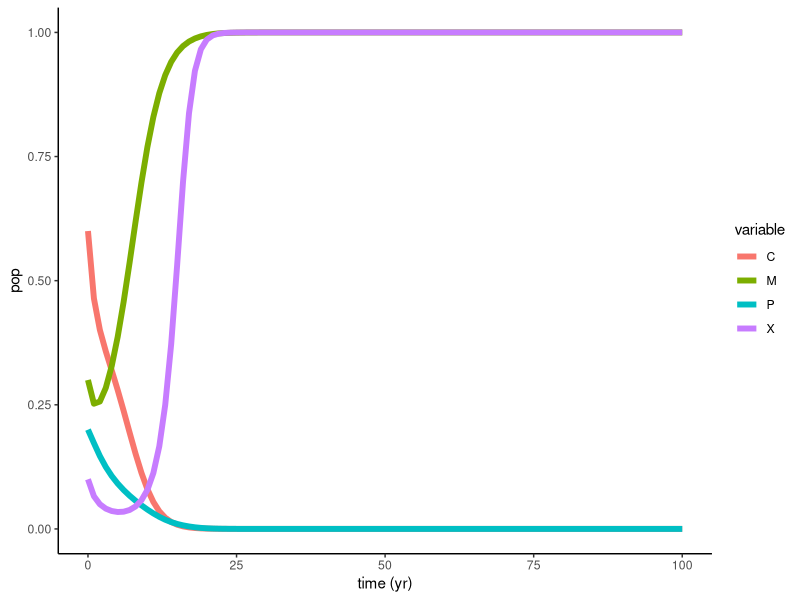
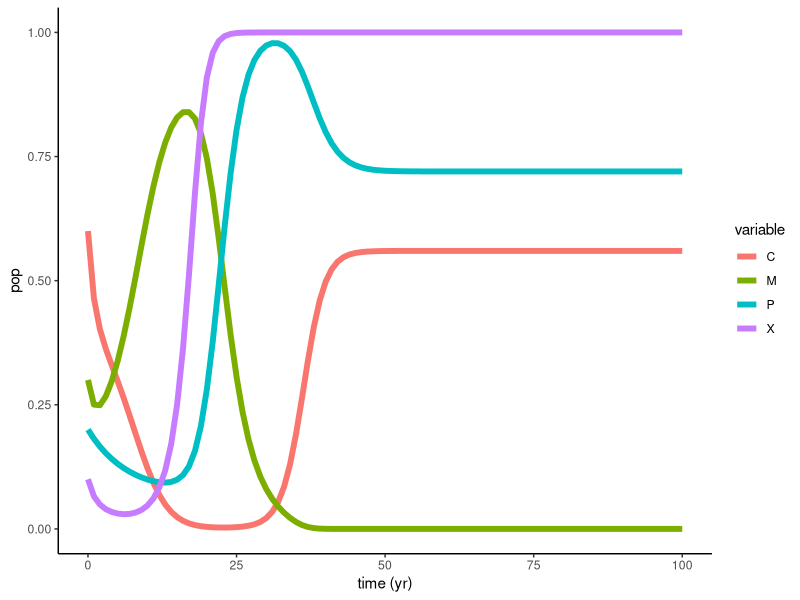

These figures' R source, in order:
library(deSolve)
library(tidyverse)
library(ggplot2)

#https://kinglab.eeb.lsa.umich.edu/480/nls/de.html
#ode(y, times, func, parms, method = "something")

closed.coral.model1 <- function (t, y, params) {
  ## first extract the state variables
  M <- y[1]
  C <- y[2]
  P <- y[3]
  X <- y[4]
  #TT <- y[5]
  
  ## now extract the parameters
  alpha <- params["alpha"]
  gamma <- params["gamma"]
  r <- params["r"]
  d <- params["d"]
  kappa <- params["kappa"]
  sigma <- params["sigma"]
  s <- params["s"]
  j <- params["j"]
  phi <- params["phi"]
  TT <- 1 - M - C
  
  ## now code the model equations
  dMdt <- alpha*M*C - (P*M)/(M+TT) + gamma*M*TT
  dCdt <- r*TT*C - d*C - alpha*M*C
  #dTTdt <- (P*M)/(M+TT) - gamma*M*TT - r*TT*C + d*C
  dPdt <- s*P*(1-(P/C)) - sigma*P*(1-X)
  dXdt <- kappa*X*(1-X)*(-1+j*(1-C)-sigma*P*(1-X)+phi *(2*X-1))
  
  ## combine results into a single vector
  dydt <- c(dMdt,dCdt, dPdt, dXdt)
  ## return result as a list!
  
  list(dydt)
}

closed.coral.model2 <- function (t, y, params) {
  ## first extract the state variables
  M <- y[1]
  C <- y[2]
  P <- y[3]
  X <- y[4]
  #TT <- y[5]
  
  ## now extract the parameters
  alpha <- params["alpha"]
  gamma <- params["gamma"]
  r <- params["r"]
  d <- params["d"]
  kappa <- params["kappa"]
  sigma <- params["sigma"]
  s <- params["s"]
  j <- params["j"]
  phi <- params["phi"]
  z <- params["z"]
  TT <- 1 - M - C
  
  ## now code the model equations
  dMdt <- alpha*M*C - (P*M)/(M+TT) + gamma*M*TT
  dCdt <- r*TT*C - d*C - alpha*M*C
  #dTTdt <- (P*M)/(M+TT) - gamma*M*TT - r*TT*C + d*C
  dPdt <- s*P*(1-(P/(1-z*C))) - sigma*P*(1-X)
  dXdt <- kappa*X*(1-X)*(-1+j*(1-C)-sigma*P*(1-X)+phi *(2*X-1))
  
  ## combine results into a single vector
  dydt <- c(dMdt,dCdt, dPdt, dXdt)
  
  ## return result as a list!
  list(dydt)
}

#paper changes sigma and s
parms1 <- c(alpha = .1, gamma = .8, r = 1, d = .44, kappa = 1.014, sigma = .5, s = .49, j = 1.68, phi = .2)
parms2 <- c(alpha = .1, gamma = .8, r = 1, d = .44, kappa = 1.014, sigma = .5, s = .49, j = 1.68, phi = .2, z = .5)

times <- seq(from = 0, to = 100, by = 1)
xstart <- c(M = .3, C = .6, P = .2, X = .1) #No initial condition listed for TT

ode(
  func=closed.coral.model1,
  y=xstart,
  times=times,
  parms=parms1
) %>%
  as.data.frame() -> out1

out1 %>%
  gather(variable,value,-time) %>%
  ggplot(aes(x=time,y=value,color=variable))+
  geom_line(size=2)+
  theme_classic()+
  labs(x='time (yr)',y='pop')

ode(
  func=closed.coral.model2,
  y=xstart,
  times=times,
  parms=parms2
) %>%
  as.data.frame() -> out2

out2 %>%
  gather(variable,value,-time) %>%
  ggplot(aes(x=time,y=value,color=variable))+
  geom_line(size=2)+
  theme_classic()+
  labs(x='time (yr)',y='pop')
